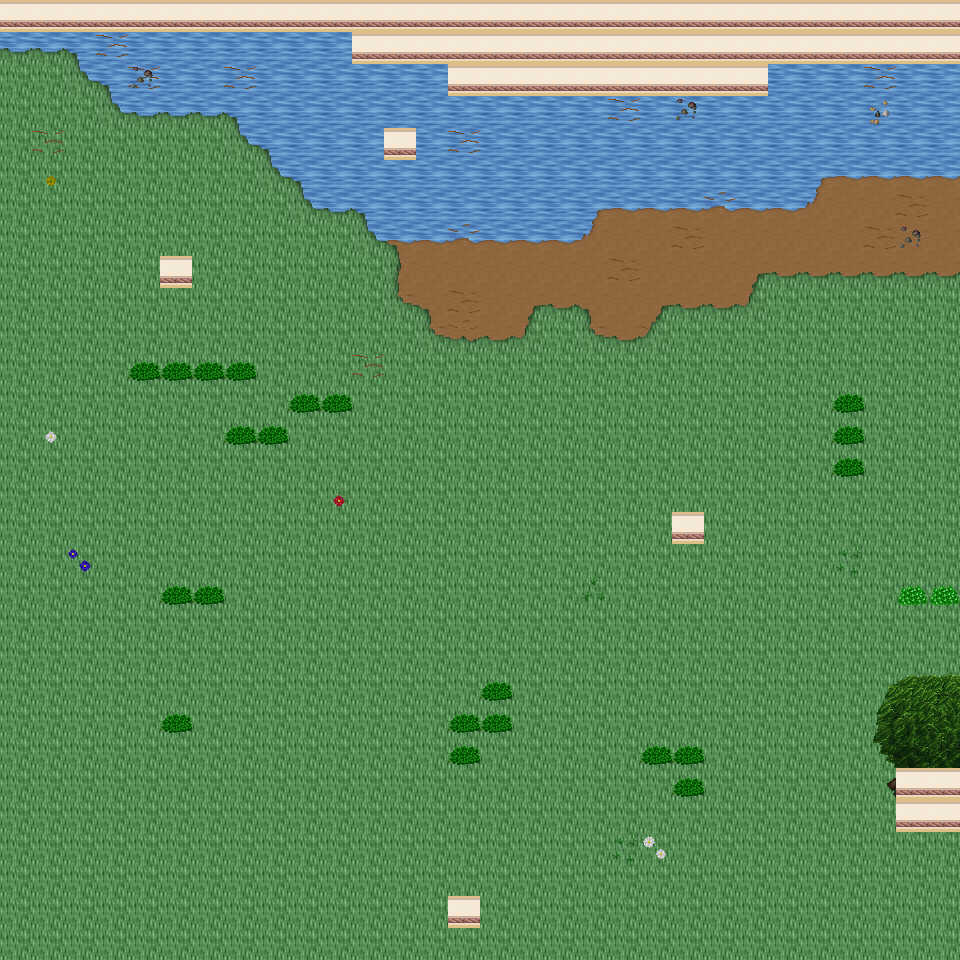

This is a level from a 2D game, rendered from its Tiled map with the project's own tilesets. A one-line summary and the map file follow, with tile-layer data summarised:
An orthogonal 30x30 tile map with 32x32 px tiles, 6 tile layers (Ground, Object, Object2, Above, ...), 32 tilesets and 3 objects (3x mapExit).

<map version="1.0" orientation="orthogonal" renderorder="right-down" width="30" height="30" tilewidth="32" tileheight="32" nextobjectid="4">
  <tileset firstgid="1" name="tileset_building_wall_int_wall_pale" tilewidth="32" tileheight="32" tilecount="16" columns="2">
    <image source="../drawable/tileset_building_wall_int_wall_pale.png" width="64" height="256" />
  </tileset>
  <tileset firstgid="17" name="tileset_ground_ground" tilewidth="32" tileheight="32" tilecount="33" columns="3">
    <image source="../drawable/tileset_ground_ground.png" width="96" height="352" />
  </tileset>
  <tileset firstgid="50" name="tileset_plant_bush_bushes" tilewidth="32" tileheight="32" tilecount="10" columns="5">
    <image source="../drawable/tileset_plant_bush_bushes.png" width="160" height="64" />
  </tileset>
  <tileset firstgid="60" name="tileset_plant_flower_daisy_blue" tilewidth="32" tileheight="32" tilecount="8" columns="2">
    <image source="../drawable/tileset_plant_flower_daisy_blue.png" width="64" height="128" />
  </tileset>
  <tileset firstgid="68" name="tileset_plant_flower_daisy_red" tilewidth="32" tileheight="32" tilecount="8" columns="2">
    <image source="../drawable/tileset_plant_flower_daisy_red.png" width="64" height="128" />
  </tileset>
  <tileset firstgid="76" name="tileset_plant_flower_daisy_white" tilewidth="32" tileheight="32" tilecount="8" columns="2">
    <image source="../drawable/tileset_plant_flower_daisy_white.png" width="64" height="128" />
  </tileset>
  <tileset firstgid="84" name="tileset_plant_flower_daisy_yellow" tilewidth="32" tileheight="32" tilecount="8" columns="2">
    <image source="../drawable/tileset_plant_flower_daisy_yellow.png" width="64" height="128" />
  </tileset>
  <tileset firstgid="92" name="tileset_plant_tree_tree_green" tilewidth="32" tileheight="32" tilecount="88" columns="8">
    <image source="../drawable/tileset_plant_tree_tree_green.png" width="256" height="352" />
  </tileset>
  <tileset firstgid="180" name="tileset_ground_ladder_steps" tilewidth="32" tileheight="32" tilecount="6" columns="3">
    <image source="../drawable/tileset_ground_ladder_steps.png" width="96" height="64" />
  </tileset>
  <tileset firstgid="186" name="tileset_building_fence_wooden_brown_fence" tilewidth="32" tileheight="32" tilecount="42" columns="7">
    <image source="../drawable/tileset_building_fence_wooden_brown_fence.png" width="224" height="192" />
  </tileset>
  <tileset firstgid="228" name="tileset_ground_earth_edges" tilewidth="32" tileheight="32" tilecount="18" columns="6">
    <image source="../drawable/tileset_ground_earth_edges.png" width="192" height="96" />
  </tileset>
  <tileset firstgid="246" name="tileset_ground_grass_edges" tilewidth="32" tileheight="32" tilecount="36" columns="12">
    <image source="../drawable/tileset_ground_grass_edges.png" width="384" height="96" />
  </tileset>
  <tileset firstgid="282" name="tileset_ground_grass_corners" tilewidth="32" tileheight="32" tilecount="24" columns="6">
    <image source="../drawable/tileset_ground_grass_corners.png" width="192" height="128" />
  </tileset>
  <tileset firstgid="306" name="tileset_logic_collision" tilewidth="32" tileheight="32" tilecount="1" columns="1">
    <image source="../drawable/tileset_logic_collision.png" width="32" height="32" />
  </tileset>
  <tileset firstgid="307" name="tileset_plant_tree_apple_tree" tilewidth="32" tileheight="32" tilecount="9" columns="3">
    <image source="../drawable/tileset_plant_tree_apple_tree.png" width="96" height="96" />
  </tileset>
  <tileset firstgid="316" name="tileset_plant_flower_pointed_yellow" tilewidth="32" tileheight="32" tilecount="2" columns="2">
    <image source="../drawable/tileset_plant_flower_pointed_yellow.png" width="64" height="32" />
  </tileset>
  <tileset firstgid="318" name="tileset_plant_flower_planted_containers" tilewidth="32" tileheight="32" tilecount="16" columns="4">
    <image source="../drawable/tileset_plant_flower_planted_containers.png" width="128" height="128" />
  </tileset>
  <tileset firstgid="334" name="tileset_item_firewood" tilewidth="32" tileheight="32" tilecount="12" columns="3">
    <image source="../drawable/tileset_item_firewood.png" width="96" height="128" />
  </tileset>
  <tileset firstgid="346" name="tileset_plant_flower_hothouse_flowers" tilewidth="32" tileheight="32" tilecount="72" columns="6">
    <image source="../drawable/tileset_plant_flower_hothouse_flowers.png" width="192" height="384" />
  </tileset>
  <tileset firstgid="418" name="tileset_ground_water_pool" tilewidth="32" tileheight="32" tilecount="72" columns="3">
    <image source="../drawable/tileset_ground_water_pool.png" width="96" height="768" />
  </tileset>
  <tileset firstgid="490" name="tileset_ground_rock_rubble" tilewidth="32" tileheight="32" tilecount="9" columns="3">
    <image source="../drawable/tileset_ground_rock_rubble.png" width="96" height="96" />
  </tileset>
  <tileset firstgid="499" name="tileset_logic_portal" tilewidth="32" tileheight="32" tilecount="24" columns="8">
    <image source="../drawable/tileset_logic_portal.png" width="256" height="96" />
  </tileset>
  <tileset firstgid="523" name="tileset_logic_creature_animal" tilewidth="32" tileheight="32" tilecount="32" columns="8">
    <image source="../drawable/tileset_logic_creature_animal.png" width="256" height="128" />
  </tileset>
  <tileset firstgid="555" name="tileset_logic_item_resources" tilewidth="32" tileheight="32" tilecount="6" columns="6">
    <image source="../drawable/tileset_logic_item_resources.png" width="192" height="32" />
  </tileset>
  <tileset firstgid="561" name="tileset_ground_rock_rocks_3" tilewidth="32" tileheight="32" tilecount="16" columns="4">
    <image source="../drawable/tileset_ground_rock_rocks_3.png" width="128" height="128" />
  </tileset>
  <tileset firstgid="577" name="tileset_ground_rock_rocks" tilewidth="32" tileheight="32" tilecount="4" columns="2">
    <image source="../drawable/tileset_ground_rock_rocks.png" width="64" height="64" />
  </tileset>
  <tileset firstgid="581" name="tileset_logic_item_fruits" tilewidth="32" tileheight="32" tilecount="16" columns="8">
    <image source="../drawable/tileset_logic_item_fruits.png" width="256" height="64" />
  </tileset>
  <tileset firstgid="597" name="tileset_item_postbox" tilewidth="32" tileheight="32" tilecount="4" columns="2">
    <image source="../drawable/tileset_item_postbox.png" width="64" height="64" />
  </tileset>
  <tileset firstgid="601" name="tileset_plant_tree_umbrella_thorn" tilewidth="32" tileheight="32" tilecount="18" columns="6">
    <image source="../drawable/tileset_plant_tree_umbrella_thorn.png" width="192" height="96" />
  </tileset>
  <tileset firstgid="619" name="tileset_plant_grasses" tilewidth="32" tileheight="32" tilecount="6" columns="3">
    <image source="../drawable/tileset_plant_grasses.png" width="96" height="64" />
  </tileset>
  <tileset firstgid="625" name="tileset_building_house_pink_blue" tilewidth="32" tileheight="32" tilecount="99" columns="11">
    <image source="../drawable/tileset_building_house_pink_blue.png" width="352" height="288" />
  </tileset>
  <tileset firstgid="724" name="tileset_logic_creature_fowl" tilewidth="32" tileheight="32" tilecount="6" columns="6">
    <image source="../drawable/tileset_logic_creature_fowl.png" width="192" height="32" />
  </tileset>
  <layer name="Ground" width="30" height="30">
    <data>[900 cells, 900 non-empty, 7 distinct tile ids]</data>
  </layer>
  <layer name="Object" width="30" height="30">
    <data>[900 cells, 89 non-empty, 27 distinct tile ids]</data>
  </layer>
  <layer name="Object2" width="30" height="30">
    <data>[900 cells, 32 non-empty, 8 distinct tile ids]</data>
  </layer>
  <layer name="Above" width="30" height="30">
    <data>[900 cells, 11 non-empty, 11 distinct tile ids]</data>
  </layer>
  <layer name="Above2" width="30" height="30">
    <data>[900 cells, 0 non-empty, 0 distinct tile ids]</data>
  </layer>
  <layer name="Walkable" width="30" height="30">
    <data>[900 cells, 67 non-empty, 1 distinct tile ids]</data>
  </layer>
  <objectgroup name="MapEvents">
    <object id="1" name="south" type="mapExit" x="0" y="928" width="960" height="32">
      <properties>
        <property name="map" value="level_0_x136_y111" />
        <property name="x" value="0" />
        <property name="y" value="1" />
      </properties>
    </object>
    <object id="2" name="east" type="mapExit" x="928" y="64" width="32" height="704">
      <properties>
        <property name="map" value="level_0_x137_y110" />
        <property name="x" value="1" />
        <property name="y" value="2" />
      </properties>
    </object>
    <object id="3" name="east2" type="mapExit" x="928" y="832" width="32" height="128">
      <properties>
        <property name="map" value="level_0_x137_y110" />
        <property name="x" value="1" />
        <property name="y" value="26" />
      </properties>
    </object>
  </objectgroup>
</map>
